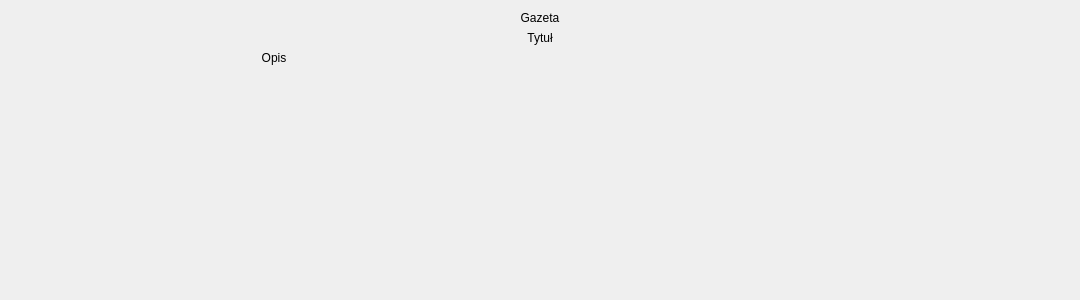
<?xml version="1.0" encoding="UTF-8"?>
<ui version="4.0">
 <class>Informacje</class>
 <widget class="QWidget" name="Informacje">
  <property name="geometry">
   <rect>
    <x>0</x>
    <y>0</y>
    <width>1080</width>
    <height>300</height>
   </rect>
  </property>
  <property name="windowTitle">
   <string>Form</string>
  </property>
  <layout class="QVBoxLayout" name="verticalLayout">
   <item>
    <widget class="QLabel" name="gazeta">
     <property name="text">
      <string>Gazeta</string>
     </property>
     <property name="alignment">
      <set>Qt::AlignHCenter|Qt::AlignTop</set>
     </property>
     <property name="wordWrap">
      <bool>true</bool>
     </property>
    </widget>
   </item>
   <item>
    <widget class="QLabel" name="title">
     <property name="text">
      <string>Tytuł</string>
     </property>
     <property name="alignment">
      <set>Qt::AlignBottom|Qt::AlignHCenter</set>
     </property>
     <property name="wordWrap">
      <bool>true</bool>
     </property>
    </widget>
   </item>
   <item>
    <layout class="QHBoxLayout" name="horizontalLayout">
     <item>
      <widget class="QLabel" name="description">
       <property name="text">
        <string>Opis</string>
       </property>
       <property name="alignment">
        <set>Qt::AlignHCenter|Qt::AlignTop</set>
       </property>
       <property name="wordWrap">
        <bool>true</bool>
       </property>
      </widget>
     </item>
     <item>
      <widget class="QRWidget" name="qrcode" native="true">
       <property name="minimumSize">
        <size>
         <width>50</width>
         <height>50</height>
        </size>
       </property>
      </widget>
     </item>
    </layout>
   </item>
   <item>
    <spacer name="verticalSpacer">
     <property name="orientation">
      <enum>Qt::Vertical</enum>
     </property>
     <property name="sizeHint" stdset="0">
      <size>
       <width>20</width>
       <height>40</height>
      </size>
     </property>
    </spacer>
   </item>
  </layout>
 </widget>
 <customwidgets>
  <customwidget>
   <class>QRWidget</class>
   <extends>QWidget</extends>
   <header location="global">qrwidget.h</header>
   <container>1</container>
  </customwidget>
 </customwidgets>
 <resources/>
 <connections/>
</ui>
